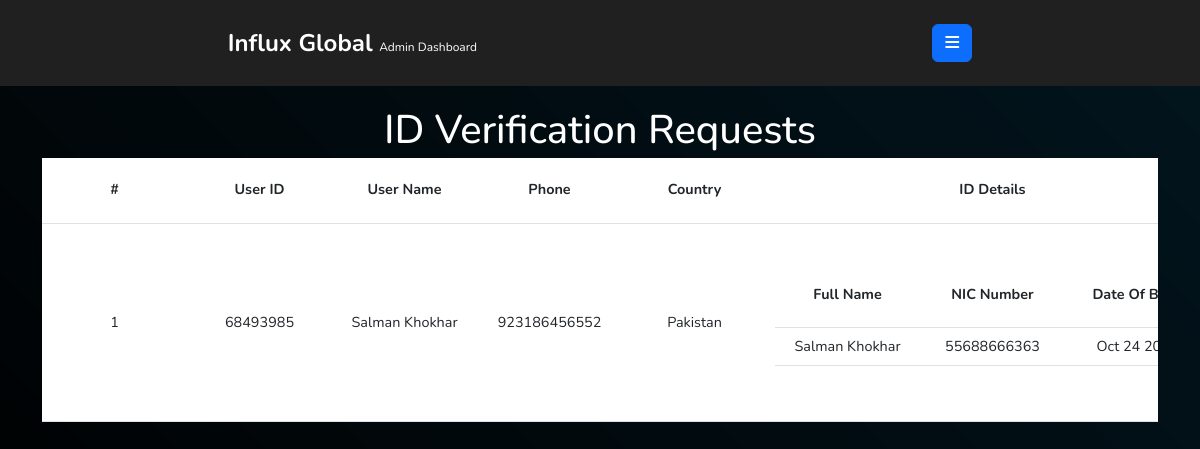
Screenshot of /admin/ID-Verification (signed in) with the database file from the repository.
### backend.py (models this page shows)
class users(db.Model):
    user_id = db.Column(db.String(50), primary_key=True, nullable=False)
    name = db.Column(db.String(50), nullable=False, unique=False)
    phone = db.Column(db.String(50), nullable=False, unique=True)
    password = db.Column(db.String(50), nullable=False, unique=False)
    country = db.Column(db.String(20), nullable=False, unique=False)
    account_status = db.Column(db.String(20), nullable=True, unique=False)
    selfReferalCode = db.Column(db.String(50), nullable=False, unique=True)
    joiningReferalCode = db.Column(db.String(50), nullable=False, unique=False)
    level = db.Column(db.Integer, nullable=False, unique=False)
    purchased_tickets = db.Column(db.String, nullable=True, unique=False)
    payment_requests = db.Column(db.String, nullable=True, unique=False)
    overall_referals = db.Column(db.Integer, nullable=False, unique=False)
    overall_deposit = db.Column(db.Float, nullable=False, unique=False)
    wallet_balance = db.Column(db.Float, nullable=False, unique=False)
    experience_money = db.Column(db.Float, nullable=True, unique=False)
    overall_earning = db.Column(db.Float, nullable=False, unique=False)
    today_earning = db.Column(db.Float, nullable=False, unique=False)
    monthly_earning = db.Column(db.Float, nullable=False, unique=False)

class IdVerificationResquests(db.Model):
    req_id = db.Column(db.String(50), primary_key=True)
    fullname = db.Column(db.String, nullable=True, unique=False)
    id_no = db.Column(db.String, nullable=True, unique=False)
    dob = db.Column(db.String, nullable=True, unique=False)

### backend.py (the view)
@app.route("/admin/ID-Verification", methods=["GET"])
def id_verifications():
    if request.method == "GET":
        if "adminuser" in session:
            usersList = users.query.filter_by(account_status="Pending").all()
            return render_template('admin/idVerification.html', usersList=usersList, round=round, currentNavlinkSpanText="ID Verification", abbrev_to_country=abbrev_to_country, get_id_docsImg_srcList=get_id_docsImg_srcList, get_userIdentityData=get_userIdentityData, get_dobString=get_dobString)
        else:
            return redirect("/admin/login")

### backend.py (called while the page is built)
def get_id_docsImg_srcList(user_id):
    imgSrcList = []
    folder = os.path.join(USER_ID_DOCS_FOLDER, user_id)
    if os.path.exists(folder):
        folder_contents_list = os.listdir(folder)
        for filename in folder_contents_list:
            img_src = os.path.join(folder, filename)
            imgSrcList.append(f"/{img_src}")
        return imgSrcList
    else:
        imgSrcList.append("None")
        return imgSrcList

def get_userIdentityData(user_id):
    with app.app_context():
        return IdVerificationResquests.query.filter_by(req_id=user_id).first()

def get_dobString(dob_string):
    dob_obj = datetime.strptime(dob_string, "%Y-%m-%d").date()
    return dob_obj.strftime("%b %d %Y")

### templates/admin/idVerification.html (shortened to what this page needs)
{% extends 'admin/movies.html' %}
{% block main %}
<h1 class="my-1 text-center">ID Verification Requests</h1>
<div class="tableWrapper">
    <table id="moviesTable" class="table">
        <thead>
            <tr>
                <th scope="col">#</th>
                <th scope="col">User ID</th>
                <th scope="col">User Name</th>
                <th scope="col">Phone</th>
                <th scope="col">Country</th>
                <th>ID Details</th>
            </tr>
        </thead>
        <tbody>
            {% for user in usersList %}
            <tr>
                <td>{{ usersList.index(user) + 1 }}</td>
                <td>{{ user.user_id }}</td>
                <td>{{ user.name }}</td>
                <td>{{ user.phone }}</td>
                <td>{{ abbrev_to_country[user.country] }}</td>
                <td>
                    <table class="table">
                        <thead>
                            <th>Full Name</th>
                            <th>NIC Number</th>
                            <th>Date Of Birth</th>
                        </thead>
                        <tbody>
                            {% set reqData = get_userIdentityData(user.user_id) %}
                            <td>{{reqData.fullname}}</td>
                            <td>{{reqData.id_no}}</td>
                            <td>{{get_dobString(reqData.dob)}}</td>
                        </tbody>
                    </table>
                </td>
            </tr>
            {% endfor %}
        </tbody>
    </table>
</div>
{% endblock main %}

### static/css/comman.css (style rules this page uses)
* { padding: 0px; margin: 0px; color: white; font-family: 'Nunito', sans-serif; }
html { scroll-behavior: smooth; }

### static/css/admin/style.css (style rules this page uses)
body { background: linear-gradient(45deg, black, transparent); background-color: #02151e; }
div.tableWrapper { overflow: auto; height: 62vh; }
#moviesTable { position: relative; }
#moviesTable thead { position: sticky; top: 0px; background: #000058; height: 65px; }
#moviesTable th, td { text-align: center; vertical-align: middle; font-size: 0.9rem; min-width: 145px; }

### rows the page displays
users: usersList "1", user_id "68493985", name "Salman Khokhar", phone "923186456552", country "Pakistan"
IdVerificationResquests: fullname "Salman Khokhar", id_no "55688666363", dob "Oct 24…"
